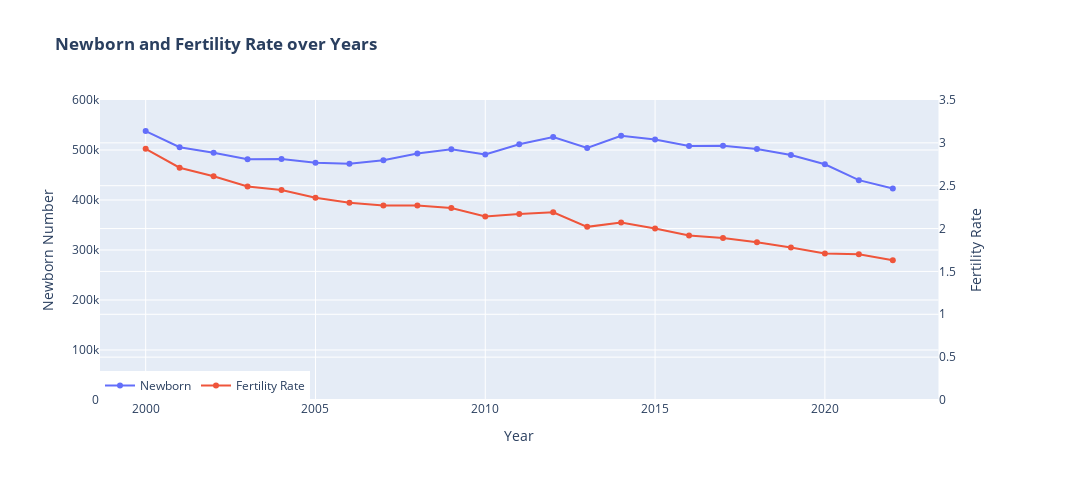

Source (notebook cell):
### Code cell
fig1 = make_subplots(specs=[[{"secondary_y": True}]])

fig1.add_trace(go.Scatter(x=df_birth_00_22['Year'], y=df_birth_00_22['Birth'], mode='lines+markers', name='Newborn'), secondary_y=False)
fig1.add_trace(go.Scatter(x=df_fertility_00_22['Year'], y=df_fertility_00_22['Fertility Rate'], mode='lines+markers', name='Fertility Rate'), secondary_y=True)

# Add figure title
fig1.update_layout(
    title_text="<b>Newborn and Fertility Rate over Years</b>",
    legend=dict(orientation="h",
                      yanchor="bottom",
                      y=0,
                      xanchor="left",
                      x=0),
    autosize=False,
    width=1200,
    height=500,
    margin=dict(l=100, r=100, b=100, t=100))

# Set x-axis title
fig1.update_xaxes(title_text="Year")

# Set y-axes titles
fig1.update_yaxes(title_text="Newborn Number", secondary_y=False, range=[0, 600000])
fig1.update_yaxes(title_text="Fertility Rate", secondary_y=True, range=[0, 3.5])

fig1.show()

### Figure 1 — Plotly figure (JSON) as saved in the notebook; plotly's stock layout.template omitted (floating-point values rounded to 4 significant figures)
{"data": [{"mode": "lines+markers", "name": "Newborn", "type": "scatter", "x": [2000, 2001, 2002, 2003, 2004, 2005, 2006, 2007, 2008, 2009, 2010, 2011, 2012, 2013, 2014, 2015, 2016, 2017, 2018, 2019, 2020, 2021, 2022], "xaxis": "x", "y": [537853, 505479, 494538, 481399, 481800, 474473, 472698, 479647, 493203, 501644, 491239, 511594, 526012, 503914, 528612, 521136, 508203, 508685, 501945, 489863, 471504, 439744, 423124], "yaxis": "y"}, {"mode": "lines+markers", "name": "Fertility Rate", "type": "scatter", "x": [2000, 2001, 2002, 2003, 2004, 2005, 2006, 2007, 2008, 2009, 2010, 2011, 2012, 2013, 2014, 2015, 2016, 2017, 2018, 2019, 2020, 2021, 2022], "xaxis": "x", "y": [2.93, 2.71, 2.61, 2.49, 2.45, 2.36, 2.3, 2.27, 2.27, 2.24, 2.14, 2.17, 2.19, 2.02, 2.07, 2, 1.92, 1.89, 1.84, 1.78, 1.71, 1.7, 1.63], "yaxis": "y2"}], "layout": {"autosize": false, "height": 500, "legend": {"orientation": "h", "x": 0, "xanchor": "left", "y": 0, "yanchor": "bottom"}, "margin": {"b": 100, "l": 100, "r": 100, "t": 100}, "title": {"text": "<b>Newborn and Fertility Rate over Years</b>"}, "width": 1200, "xaxis": {"anchor": "y", "domain": [0, 0.94], "title": {"text": "Year"}}, "yaxis": {"anchor": "x", "domain": [0, 1], "range": [0, 600000], "title": {"text": "Newborn Number"}}, "yaxis2": {"anchor": "x", "overlaying": "y", "range": [0, 3.5], "side": "right", "title": {"text": "Fertility Rate"}}}}
